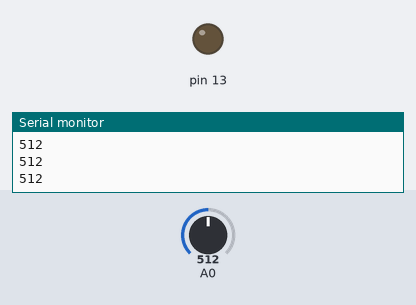
Simulated run of this sketch. Board: Arduino Uno, built with avr-gcc and run on an emulated ATmega328P. Shown: output pins drawn as LEDs (lit = HIGH), the last lines printed to the serial monitor. The test bench sets the inputs (shaded band); at power-on: A0 = 512.

Above: at 2.8 s.
2.9 s: A0 set to 36
4.4 s: A0 set to 32
At 5.2 s:
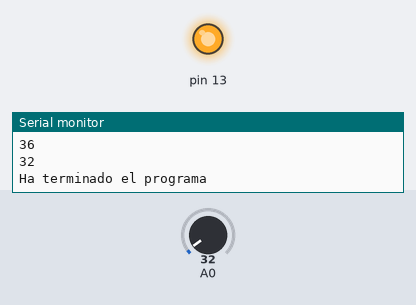
Timing chart, 0 to 7.4 s (numbered marks = the images above; inputs shaded):
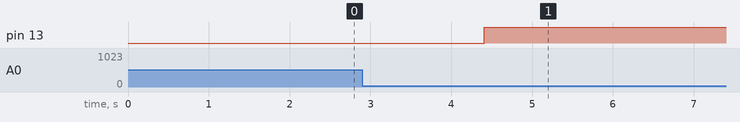

Measured:
- the behaviour switches between 35 and 34 on A0 (found by bisection; images 0 and 1)
- after the input at 4.4 s, pin 13: LOW → HIGH at once

The sketch:

PRUEBA_IR1.2.ino
```cpp
/*
 * Programa: Control de LED y Lectura ADC con Temporizador
 * Descripción: Este programa controla un LED en el pin 13 del Arduino Uno
 *              basado en la lectura del valor del ADC en el pin A0.
 *              Utiliza un temporizador para implementar una pausa de 3 segundos
 *              sin bloquear la ejecución del sistema.
 *              Este programa constituye una parte importante de la creación de un robot sumo
 *              puesto que es la parte del inicio y se han implementado registros y timmers para lograrlo de la mejor manera.
 *
 *
 *
 * Autor: [Angel Vallejo]
 * Fecha: [10/06/2024]
 * Versión: 1.2
 *
 *
 * Historial de Versiones:
 * - 1.0: [10/06/2024] Versión inicial.
 * - 1.1: [11/06/2024]
 *
 * Referencias:
 * - Documentación de Arduino: https://www.arduino.cc/reference/en/
 * - Hoja de datos del ATmega328P: http://ww1.microchip.com/downloads/en/DeviceDoc/40002061A.pdf
 *
 * Notas:
 * - Este código está diseñado para ser ejecutado en un Arduino Uno.
 * - Asegúrese de que los componentes de hardware están conectados correctamente.
 */


//Programa de Robot Sumo

volatile bool alpha = true;
volatile bool lambda = true;
volatile unsigned int timerCounter = 0;

void setup()
{
  Serial.begin(9600);                                  // Inicializar la comunicación serial a 9600 baudios

  DDRB |= (1 << DDB5);                                 // Configurar el pin 13 como salida
  ADMUX |= (1 << REFS0);                               // Configurar el ADC en modo de conversión libre; Seleccionar AREF como referencia de voltaje
  DIDR0 |= (1 << ADC0D);                               // Configurar el pin A0 como entrada

                                                       // Habilitar el ADC, configurar el prescaler a 128 y habilitar la conversión libre
  ADCSRA |= (1 << ADEN) | (1 << ADATE) | (1 << ADPS2) | (1 << ADPS1) | (1 << ADPS0);
  ADCSRA |= (1 << ADSC);                               // Iniciar la conversión libre

                                                       // Configurar Timer1
  cli();                                               // Desactivar interrupciones globales
  TCCR1A = 0;                                          // Configuración de control del temporizador
  TCCR1B = 0;                                          // Configuración de control del temporizador
  TCNT1 = 0;                                           // Reiniciar contador del temporizador

                                                       // Configurar el valor de comparación para 1 segundo
  OCR1A = 15624;                                       // Con un prescaler de 1024 y reloj de 16 MHz (16*10^6 / 1024 / 1Hz - 1)
  TCCR1B |= (1 << WGM12);                              // Modo CTC (Clear Timer on Compare Match)
  TCCR1B |= (1 << CS12) | (1 << CS10);                 // Prescaler de 1024
  TIMSK1 |= (1 << OCIE1A);                             // Habilitar interrupción por comparación A
  sei();                                               // Habilitar interrupciones globales
}

void loop()
{
  if (!alpha)
  {
    if (lambda)
    {
      while (!(ADCSRA & (1 << ADIF)));                 // Esperar a que la conversión se complete

      ADCSRA |= (1 << ADIF);                           // Limpiar el bit de interrupción de conversión completa

      int valorADC = ADC;                              // Leer el resultado de la conversión
      Serial.println(valorADC);                        // Imprimir el resultado de la conversión

      if (valorADC < 35)
      {
        PORTB |= (1 << PORTB5);                        // Poner en alto el pin 13
        lambda = false;
        Serial.println("Ha terminado el programa");
      }
    }
  }
}
                                                       // ISR para el Timer1
ISR(TIMER1_COMPA_vect)
{
  timerCounter++;
  if (timerCounter >= 3)
  {
    alpha = false;
  }
}
```
